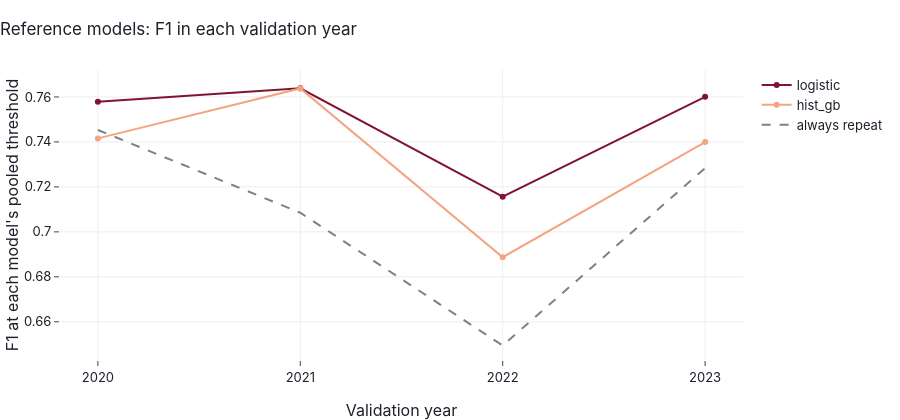

The notebook cell this image was saved under:
### Markdown cell above
## 2.2. F1 by validation year

### Code cell
fold_f1 = pd.DataFrame({name: reference_runs[name][0]["f1"] for name in ["logistic", "hist_gb"]})
fold_f1["always repeat"] = [f1_floor(part["y"]) for _, part in reference_runs["logistic"][1].groupby("fold")]

fig = go.Figure()
for name in ["logistic", "hist_gb", "always repeat"]:
    fig.add_trace(go.Scatter(
        x=fold_f1.index, y=fold_f1[name], mode="lines+markers" if name != "always repeat" else "lines",
        name=name, line=dict(dash="dash", color="grey") if name == "always repeat" else None,
        hovertemplate="%{x}: F1 %{y:.3f}<extra>" + name + "</extra>",
    ))
fig.update_layout(
    title="Reference models: F1 in each validation year",
    xaxis=dict(title="Validation year", tickmode="array", tickvals=VAL_YEARS),
    yaxis=dict(title="F1 at each model's pooled threshold"),
    height=420,
)
fig.write_html(FIGURES_DIR / "04_reference_f1_by_year.html", **HTML_OPTIONS)
fig.write_image(FIGURES_DIR / "04_reference_f1_by_year.png", **PNG_OPTIONS)
fig.show()

### Figure 1 — Plotly figure (JSON) as saved in the notebook; plotly's stock layout.template omitted (floating-point values rounded to 4 significant figures)
{"data": [{"hovertemplate": "%{x}: F1 %{y:.3f}<extra>logistic</extra>", "mode": "lines+markers", "name": "logistic", "type": "scatter", "x": [2020, 2021, 2022, 2023], "y": [0.7579, 0.7639, 0.7157, 0.7601]}, {"hovertemplate": "%{x}: F1 %{y:.3f}<extra>hist_gb</extra>", "mode": "lines+markers", "name": "hist_gb", "type": "scatter", "x": [2020, 2021, 2022, 2023], "y": [0.7416, 0.7638, 0.6887, 0.7399]}, {"hovertemplate": "%{x}: F1 %{y:.3f}<extra>always repeat</extra>", "line": {"color": "grey", "dash": "dash"}, "mode": "lines", "name": "always repeat", "type": "scatter", "x": [2020, 2021, 2022, 2023], "y": [0.7453, 0.7085, 0.6495, 0.7284]}], "layout": {"height": 420, "title": {"text": "Reference models: F1 in each validation year"}, "xaxis": {"tickmode": "array", "tickvals": [2020, 2021, 2022, 2023], "title": {"text": "Validation year"}}, "yaxis": {"title": {"text": "F1 at each model's pooled threshold"}}}}
